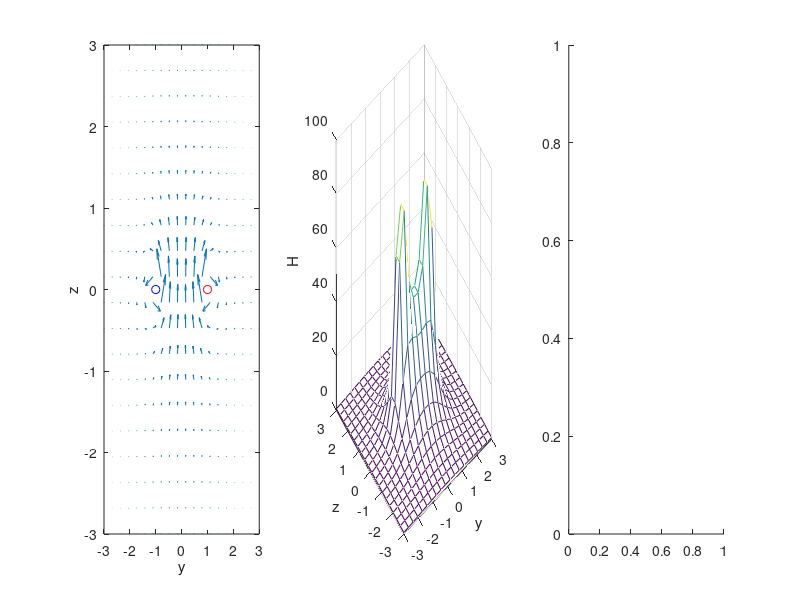

Write the MATLAB code that produced this figure. (Note: this script raises an error after producing the figure.)
clear
close all

a = 1; %Input the radius of the current loop
I = 100; %Input the current value in the current loop
C = I / (4 * pi); %Merge the constants
N = 50; %Set the number of division
ym = 3; %Set the range of y direction in the field domain
zm = 3; %Set the range of z direction in the field domain
y = linspace(-ym, ym, 20); % Equally divide y axis into 20 parts
z = linspace(-zm, zm, 20); % Equally divide z axis into 20 parts
theta0 = linspace(0, 2 * pi, N + 1); %Division of the angle of circumference
theta1 = theta0(1:N);
x1 = a * cos(theta1); y1 = a * sin(theta1); %The start point coordinate of each segment of the loop
theta2 = theta0(2:N + 1);
x2 = a * cos(theta2); y2 = a * sin(theta2); %The ending point coordinate of each segment of the loop
zc = 0; xc = (x2 + x1) ./ 2; yc = (y2 + y1) ./ 2; %Calculate the 3 coordinate components of the midpoint of
%each segment of the loop.
dlz = 0; dlx = x2 - x1; dly = y2 - y1; %Calculate the 3 length components of each segment
%vector dl.
NGx = 20; NGy = 20; %Grid dimension
Hy = zeros(20); Hz = zeros(20); H = zeros(20); %Construct the H matrix

for i = 1:NGy%Loop computation of the value of H(x,y) in each grid

    for j = 1:NGx
        rx = 0 - xc; ry = y(j) - yc; rz = z(i) - zc; %Calculate the 3 length components of the radius vector r,
        % and r is in the z = 0 plane.
        r3 = sqrt(rx.^2 + ry.^2 + rz.^2).^3; %Calculate r cube
        dlXr_y = dlz .* rx - dlx .* rz; %Calculate the y, z components of the cross product dl×r,
        %x component is 0.
        dlXr_z = dlx .* ry - dly .* rx;
        Hy(i, j) = sum(C .* dlXr_y ./ r3); %Accumulate the magnetic field intensity created
        %by each segment of the loop.
        Hz(i, j) = sum(C .* dlXr_z ./ r3);
        H = (Hy.^2 + Hz.^2).^0.5; %Calculate the magnitude of H
    end

end

subplot(1, 3, 1), quiver(y, z, Hy, Hz); %Plot the vector graph of the magnetic field intensity
hold on
axis([-3, 3, -3, 3]);
plot(1, 0, 'ro', -1, 0, 'bo'), %Standard coil section
xlabel('y'), ylabel('z'), %Label the axis
subplot(1, 3, 2), mesh(y, z, H); %Plot the graph of magnetic field intensity
axis([-3, 3, -3, 3, 0, 100])
xlabel('y'), ylabel('z'), zlabel('H');
theta = [0 50 60 70 80 90 100 110 120 130 180] .* pi / 180; %Set the radian value of the streamlines
ys = 1.1 * cos(theta); %Set the streamline starting circle’s y coordinate
zs = 1.1 * sin(theta); %Set the streamline starting circle’s z coordinate
subplot(1, 3, 3), streamline(y, z, Hy, Hz, ys, zs); %Outwardly plot the magnetic line of force from the starting%circle.
streamline(y, z, -Hy, -Hz, ys, zs); %Inwardly plot the magnetic line of force from the starting%circle.
xlabel('y'), ylabel('z');
